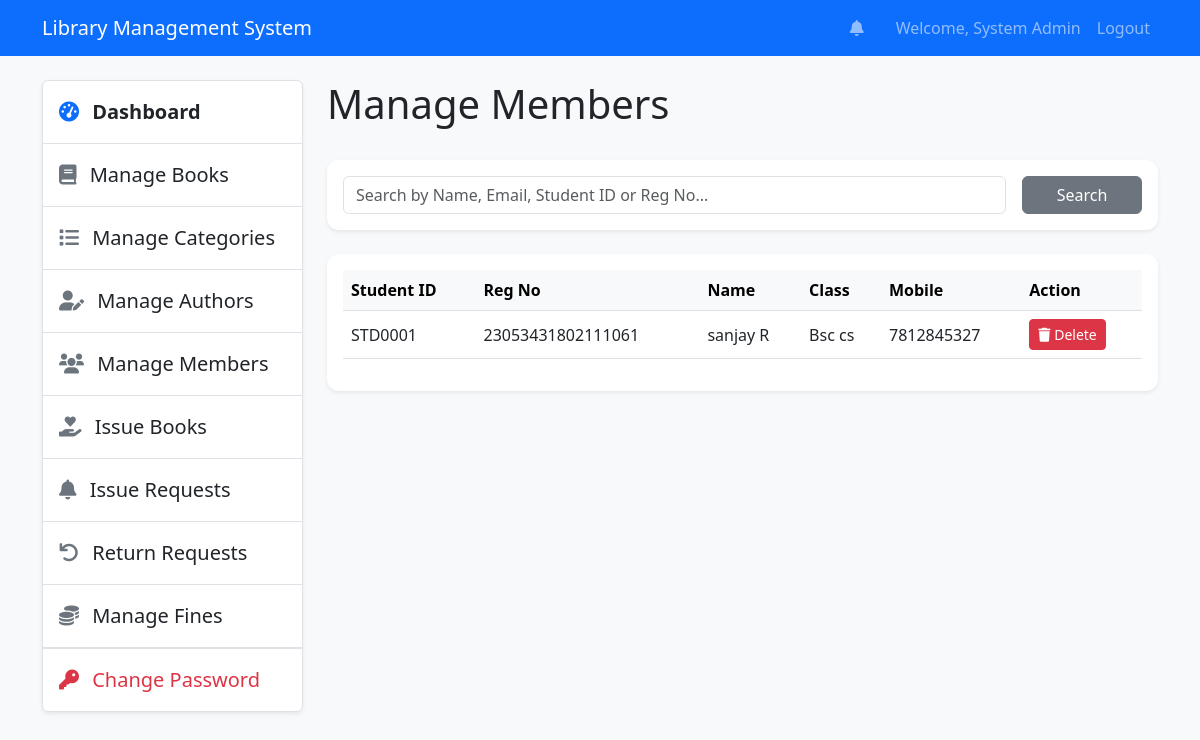
The app's page /member/manage (signed in) with its own data.
### tables this page shows
CREATE TABLE `users` (
  `id` int(11) NOT NULL AUTO_INCREMENT,
  `student_id` varchar(50) DEFAULT NULL,
  `reg_no` varchar(50) DEFAULT NULL,
  `class` varchar(100) DEFAULT NULL,
  `mobile_no` varchar(20) DEFAULT NULL,
  `name` varchar(255) NOT NULL,
  `email` varchar(255) NOT NULL,
  `password` varchar(255) NOT NULL,
  `role_id` int(11) DEFAULT 2,
  `created_at` datetime DEFAULT current_timestamp(),
  PRIMARY KEY (`id`),
  UNIQUE KEY `email` (`email`),
  UNIQUE KEY `student_id` (`student_id`),
  UNIQUE KEY `reg_no` (`reg_no`),
  KEY `fk_user_role` (`role_id`),
  KEY `idx_users_email` (`email`),
  CONSTRAINT `fk_user_role` FOREIGN KEY (`role_id`) REFERENCES `roles` (`id`)
);

### controllers/MemberController.php (called while the page is built, shortened)
<?php
class MemberController extends Controller {
    private $userModel;
    public function __construct() {
        $this->userModel = $this->model('User');
    }
    public function manage() {
        $search = isset($_GET['search']) ? trim($_GET['search']) : '';
        $page = isset($_GET['page']) ? (int)$_GET['page'] : 1;
        $limit = 10;
        $offset = ($page - 1) * $limit;
        $users = $this->userModel->getUsers($limit, $offset, $search);
        $totalUsers = $this->userModel->getTotalUsers($search);
        $totalPages = ceil($totalUsers / $limit);
        $data = [
            'users' => $users,
            'search' => $search,
            'current_page' => $page,
            'total_pages' => $totalPages
        ];
        $this->view('admin/users/manage', $data);
    }
}

### core/App.php (called while the page is built, shortened)
<?php
class App {
    protected $currentMethod = 'index';
    public function __construct() {
        $url = $this->getUrl();
        if (isset($url[0])) {
            if (file_exists('controllers/' . ucwords($url[0]) . 'Controller.php')) {
                unset($url[0]);
            }
        }
        $this->currentController = new $this->currentController;
        if (isset($url[1])) {
            if (method_exists($this->currentController, $url[1])) {
                $this->currentMethod = $url[1];
                unset($url[1]);
            }
        }
        $this->params = $url ? array_values($url) : [];
        call_user_func_array([$this->currentController, $this->currentMethod], $this->params);
    }
    public function getUrl() {
        if (isset($_GET['url'])) {
            $url = rtrim($_GET['url'], '/');
            $url = filter_var($url, FILTER_SANITIZE_URL);
            $url = explode('/', $url);
            return $url;
        }
        return [];
    }
}

### index.php (called while the page is built, shortened)
<?php
spl_autoload_register(function($className) {
    $paths = ['core/', 'models/', 'controllers/', 'middleware/'];
    foreach($paths as $path) {
        $file = __DIR__ . '/' . $path . $className . '.php';
    }
});
require_once 'config/database.php';
$app = new App();

### config/database.php (called while the page is built, shortened)
<?php
class Database {
    private $host = DB_HOST;
    private $user = DB_USER;
    private $pass = DB_PASS;
    private $dbname = DB_NAME;
    private $dbh;
    private $stmt;
    public function __construct() {
        $dsn = 'mysql:host=' . $this->host . ';dbname=' . $this->dbname;
        $options = array(
            PDO::ATTR_PERSISTENT => true,
            PDO::ATTR_ERRMODE => PDO::ERRMODE_EXCEPTION
        );
        try {
            $this->dbh = new PDO($dsn, $this->user, $this->pass, $options);
        } catch (PDOException $e) {
            $this->error = $e->getMessage();
            echo "Connection Error: " . $this->error;
        }
    }
    public function query($sql) {
        $this->stmt = $this->dbh->prepare($sql);
    }
    public function bind($param, $value, $type = null) {
        $this->stmt->bindValue($param, $value, $type);
    }
    public function execute() {
        return $this->stmt->execute();
    }
    public function resultSet() {
        $this->execute();
        return $this->stmt->fetchAll(PDO::FETCH_OBJ);
    }
}

### models/User.php (called while the page is built, shortened)
<?php
class User extends Model {
    public function getUsers($limit = 10, $offset = 0, $search = '') {
        $sql = 'SELECT * FROM users WHERE role_id != 1';
        $sql .= ' ORDER BY created_at DESC LIMIT :limit OFFSET :offset';
        $this->db->query($sql);
        $this->db->bind(':limit', $limit, PDO::PARAM_INT);
        $this->db->bind(':offset', $offset, PDO::PARAM_INT);
        return $this->db->resultSet();
    }
    public function getTotalUsers($search = '') {
        $sql = 'SELECT COUNT(*) as count FROM users WHERE role_id != 1';
        $this->db->query($sql);
        $row = $this->db->single();
        return $row->count;
    }
}

### core/Model.php (called while the page is built, shortened)
<?php
class Model {
    public function __construct() {
        $this->db = new Database();
    }
}

### views/admin/users/manage.php (the view, shortened to what this page needs)
<?php require_once 'views/layouts/header.php'; ?>
<div class="row">
    <div class="col-md-3">
        <?php require_once 'views/layouts/admin_sidebar.php'; ?>
    </div>
    <div class="col-md-9">
        <div class="d-flex justify-content-between align-items-center mb-4">
            <h1>Manage Members</h1>
        </div>
        <div class="card shadow-sm mb-4">
            <div class="card-body">
                <form action="<?php echo URLROOT; ?>/member/manage" method="get" class="row g-3">
                    <div class="col-md-10">
                        <input type="text" name="search" class="form-control" placeholder="Search by Name, Email, Student ID or Reg No..." value="<?php echo $data['search']; ?>">
                    </div>
                    <div class="col-md-2">
                        <button type="submit" class="btn btn-secondary w-100">Search</button>
                    </div>
                </form>
            </div>
        </div>
        <?php if(empty($data['users'])): ?>
            <div class="alert alert-info">No members found.</div>
        <?php else: ?>
            <div class="card shadow-sm">
                <div class="card-body">
                    <div class="table-responsive">
                        <table class="table table-hover align-middle">
                            <thead class="table-light">
                                <tr>
                                    <th>Student ID</th>
                                    <th>Reg No</th>
                                    <th>Name</th>
                                    <th>Class</th>
                                    <th>Mobile</th>
                                    <th>Action</th>
                                </tr>
                            </thead>
                            <tbody>
                                <?php foreach($data['users'] as $user) : ?>
                                    <tr>
                                        <td><?php echo $user->student_id; ?></td>
                                        <td><?php echo $user->reg_no; ?></td>
                                        <td><?php echo $user->name; ?></td>
                                        <td><?php echo $user->class; ?></td>
                                        <td><?php echo $user->mobile_no; ?></td>
                                        <td>
                                            <button type="button"
                                                    class="btn btn-sm btn-danger"
                                                    onclick="openDeleteModal(<?php echo $user->id; ?>, '<?php echo addslashes($user->name); ?>')">
                                                <i class="fas fa-trash"></i> Delete
                                            </button>
                                        </td>
                                    </tr>
                                <?php endforeach; ?>
                            </tbody>
                        </table>
                    </div>
                </div>
            </div>
        <?php endif; ?>
    </div>
</div>
<?php require_once 'views/layouts/footer.php'; ?>

### assets/css/style.css (style rules this page uses)
:root { --primary-color: #0d6efd; --secondary-color: #6c757d; --success-color: #198754; --danger-color: #dc3545; --warning-color: #ffc107; --light-bg: #f8f9fa; --card-shadow: 0 4px 6px rgba(0, 0, 0, 0.05); --card-hover-shadow: 0 10px 20px rgba(0, 0, 0, 0.1); --transition-speed: 0.3s; }
body { background-color: var(--light-bg); font-family: 'Segoe UI', Tahoma, Geneva, Verdana, sans-serif; }
.card { border: none; box-shadow: var(--card-shadow); transition: transform var(--transition-speed) ease, box-shadow var(--transition-speed) ease; border-radius: 0.75rem; }
.table td { vertical-align: middle; }

### records on screen
users: student "STD0001", reg_no "23053431802111061", name "sanjay R", class "Bsc cs", mobile_no "7812845327"

### other values on screen
SITENAME "Library Management System"
$_SESSION['user_name'] "System Admin"
